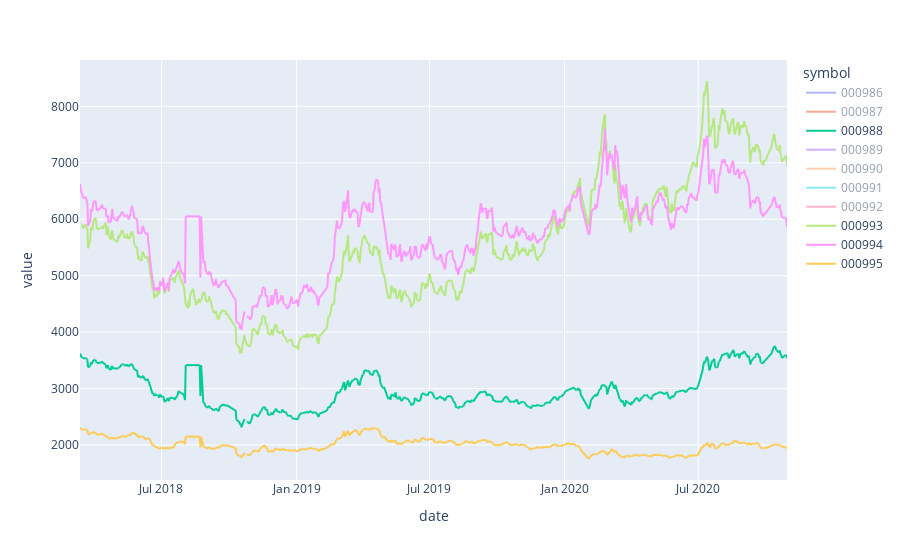

Here is the notebook cell this chart was saved with:
### Code cell
fig.show()

### Figure 1 — Plotly figure (JSON) as saved in the notebook; plotly's stock layout.template omitted (floating-point values rounded to 4 significant figures; data arrays with more than 128 entries replaced by an {"elided": "..."} marker saying what was removed)
{"data": [{"hovertemplate": "symbol=000986<br>date=%{x}<br>value=%{y}<extra></extra>", "legendgroup": "000986", "line": {"color": "#636efa", "dash": "solid"}, "mode": "lines", "name": "000986", "showlegend": true, "type": "scattergl", "visible": "legendonly", "x": {"elided": "642 str values"}, "xaxis": "x", "y": {"elided": "642 float values"}, "yaxis": "y"}, {"hovertemplate": "symbol=000987<br>date=%{x}<br>value=%{y}<extra></extra>", "legendgroup": "000987", "line": {"color": "#EF553B", "dash": "solid"}, "mode": "lines", "name": "000987", "showlegend": true, "type": "scattergl", "visible": "legendonly", "x": {"elided": "642 str values"}, "xaxis": "x", "y": {"elided": "642 float values"}, "yaxis": "y"}, {"hovertemplate": "symbol=000988<br>date=%{x}<br>value=%{y}<extra></extra>", "legendgroup": "000988", "line": {"color": "#00cc96", "dash": "solid"}, "mode": "lines", "name": "000988", "showlegend": true, "type": "scattergl", "visible": true, "x": {"elided": "642 str values"}, "xaxis": "x", "y": {"elided": "642 float values"}, "yaxis": "y"}, {"hovertemplate": "symbol=000989<br>date=%{x}<br>value=%{y}<extra></extra>", "legendgroup": "000989", "line": {"color": "#ab63fa", "dash": "solid"}, "mode": "lines", "name": "000989", "showlegend": true, "type": "scattergl", "visible": "legendonly", "x": {"elided": "642 str values"}, "xaxis": "x", "y": {"elided": "642 float values"}, "yaxis": "y"}, {"hovertemplate": "symbol=000990<br>date=%{x}<br>value=%{y}<extra></extra>", "legendgroup": "000990", "line": {"color": "#FFA15A", "dash": "solid"}, "mode": "lines", "name": "000990", "showlegend": true, "type": "scattergl", "visible": "legendonly", "x": {"elided": "642 str values"}, "xaxis": "x", "y": {"elided": "642 float values"}, "yaxis": "y"}, {"hovertemplate": "symbol=000991<br>date=%{x}<br>value=%{y}<extra></extra>", "legendgroup": "000991", "line": {"color": "#19d3f3", "dash": "solid"}, "mode": "lines", "name": "000991", "showlegend": true, "type": "scattergl", "visible": "legendonly", "x": {"elided": "642 str values"}, "xaxis": "x", "y": {"elided": "642 float values"}, "yaxis": "y"}, {"hovertemplate": "symbol=000992<br>date=%{x}<br>value=%{y}<extra></extra>", "legendgroup": "000992", "line": {"color": "#FF6692", "dash": "solid"}, "mode": "lines", "name": "000992", "showlegend": true, "type": "scattergl", "visible": "legendonly", "x": {"elided": "642 str values"}, "xaxis": "x", "y": {"elided": "642 float values"}, "yaxis": "y"}, {"hovertemplate": "symbol=000993<br>date=%{x}<br>value=%{y}<extra></extra>", "legendgroup": "000993", "line": {"color": "#B6E880", "dash": "solid"}, "mode": "lines", "name": "000993", "showlegend": true, "type": "scattergl", "visible": true, "x": {"elided": "642 str values"}, "xaxis": "x", "y": {"elided": "642 float values"}, "yaxis": "y"}, {"hovertemplate": "symbol=000994<br>date=%{x}<br>value=%{y}<extra></extra>", "legendgroup": "000994", "line": {"color": "#FF97FF", "dash": "solid"}, "mode": "lines", "name": "000994", "showlegend": true, "type": "scattergl", "visible": true, "x": {"elided": "642 str values"}, "xaxis": "x", "y": {"elided": "642 float values"}, "yaxis": "y"}, {"hovertemplate": "symbol=000995<br>date=%{x}<br>value=%{y}<extra></extra>", "legendgroup": "000995", "line": {"color": "#FECB52", "dash": "solid"}, "mode": "lines", "name": "000995", "showlegend": true, "type": "scattergl", "visible": true, "x": {"elided": "642 str values"}, "xaxis": "x", "y": {"elided": "642 float values"}, "yaxis": "y"}], "layout": {"autosize": true, "legend": {"title": {"text": "symbol"}, "tracegroupgap": 0}, "margin": {"t": 60}, "xaxis": {"anchor": "y", "autorange": true, "domain": [0, 1], "range": ["2018-03-12", "2020-10-30"], "title": {"text": "date"}, "type": "date"}, "yaxis": {"anchor": "x", "autorange": true, "domain": [0, 1], "range": [1378.0, 8822.0], "title": {"text": "value"}, "type": "linear"}}}
